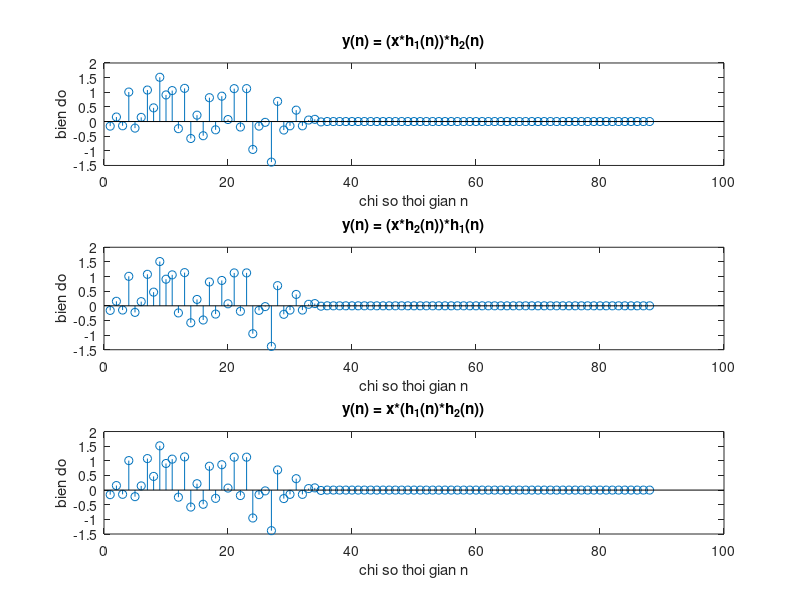

Write the MATLAB code that produced this figure.

N = 30;
x = randn(1,N);%tao mot vecto ngau nhien x 1 hang gom N phan tu theo phan bo chuan

d1 = [1, -0.1]; %He so y1
n1 = [2, -0.5, 0, 0.5]; %He so x1
h1 = impz(n1, d1, N); %tao xung dap ung He thong 1

d2 = [1, 0.1]; %He so y2
n2 = [0.3, 0, 0.2]; %He so x2
h2 = impz(n2, d2, N); %tao xung dap ung he thong 2

h = conv(h1,h2);

y11 = conv(x,h1);
y1 = conv(y11,h2);

y21 = conv(x,h2);
y2 = conv(y21,h1);

y = conv(x,h);

subplot(3,1,1); %bieu do nang o hang 1 
stem(y1);
title('y(n) = (x*h_1(n))*h_2(n)');
xlabel('chi so thoi gian n');
ylabel('bien do');


subplot(3,1,2);
stem(y2);
title('y(n) = (x*h_2(n))*h_1(n)');
xlabel('chi so thoi gian n');
ylabel('bien do');


subplot(3,1,3);
stem(y);
title('y(n) = x*(h_1(n)*h_2(n))');
xlabel('chi so thoi gian n');
ylabel('bien do');


